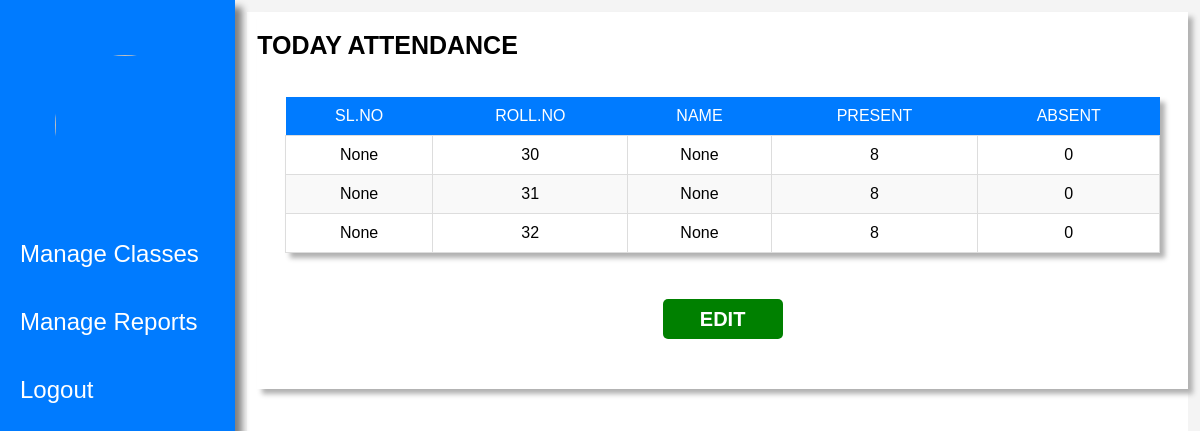
The page /attendance/class1/1 on the database its author committed.
### tables this page shows
CREATE TABLE class1 (
            slno INTEGER,
            rollno INTEGER,
            name VARCHAR(50),
            present INTEGER, absent INTEGER,
            date VARCHAR(50)
        );

### main.py (the view)
@app.route("/attendance/<string:classname>/<int:classid>", methods=["GET", "POST"])
def attendance(classname, classid):
    formatted_date = datetime.date.today().strftime('%Y-%m-%d')
    con = sqlite3.connect("data_base.db")
    con.row_factory = sqlite3.Row
    cur = con.cursor()
    query = f"SELECT * FROM {classname} WHERE date = ?"
    cur.execute(query, (formatted_date,))
    data = cur.fetchall()
    if data:
        con.close()
        return render_template("staff/today_attendance.html", data=data,classname = classname,classid = classid)
    else:
        query = f"SELECT * FROM all_students WHERE classid = {classid}"
        cur.execute(query)
        data = cur.fetchall()
        con.close()
        return render_template("staff/attendance_sheet.html",data = data,classname = classname,classid = classid)

### templates/staff/today_attendance.html (shortened to what this page needs)
<!DOCTYPE html>
<html lang="en">
<head>
    <link rel="stylesheet" href="\static\css\attendance_sheet.css">
</head>
<body>
    <div class="sidebar">
        <img src="\static\images\logo.jpg">
        <ul>
            <li><a href="{{url_for('manage_classes_staff')}}">Manage Classes</a></li>
            <li><a href="{{url_for('report_generate_form')}}">Manage Reports</a></li>
            <li><a href="{{url_for('home')}}">Logout</a></li>
        </ul>
    </div>
    <div class="img_container">
        <div class="all-attendance-table">
            <h1>TODAY ATTENDANCE</h1>
            <form action="/edit_today_attendance" method="post" class="table-form">
                <table>
                    <thead>
                        <tr>
                            <th>SL.NO</th>
                            <th>ROLL.NO</th>
                            <th>NAME</th>
                            <th>PRESENT</th>
                            <th>ABSENT</th>
                        </tr>
                    </thead>
                    <tbody>
                        {% for row in data %}
                        <tr>
                            <td>{{ row["slno"] }}</td>
                            <td>{{ row["rollno"] }}</td>
                            <td>{{ row["name"] }}</td>
                            <td>{{ row["present"]}}</td>
                            <td>{{ row["absent"]}}</td>
                        </tr>
                        {% endfor %}
                    </tbody>
                </table>
                <div class="btn-group">
                    <button type="submit">EDIT</button>
                </div>
            </form>
        </div>
    </div>
</body>
</html>

### static/css/attendance_sheet.css (style rules this page uses)
* { margin: 0; padding: 0; box-sizing: border-box; }
body { font-family: Arial, sans-serif; background-color: #f4f4f4; display: flex; }
.img_container { width: 80%; display: flex; margin: 1%; flex-direction: column; gap:40px; background-color:#FFFFFF; padding-left: 10px; }

### rows shown on the page
class1: slno "None", rollno "30", name "None", present "8", absent "0"
class1: slno "None", rollno "31", name "None", present "8", absent "0"
class1: slno "None", rollno "32", name "None", present "8", absent "0"
